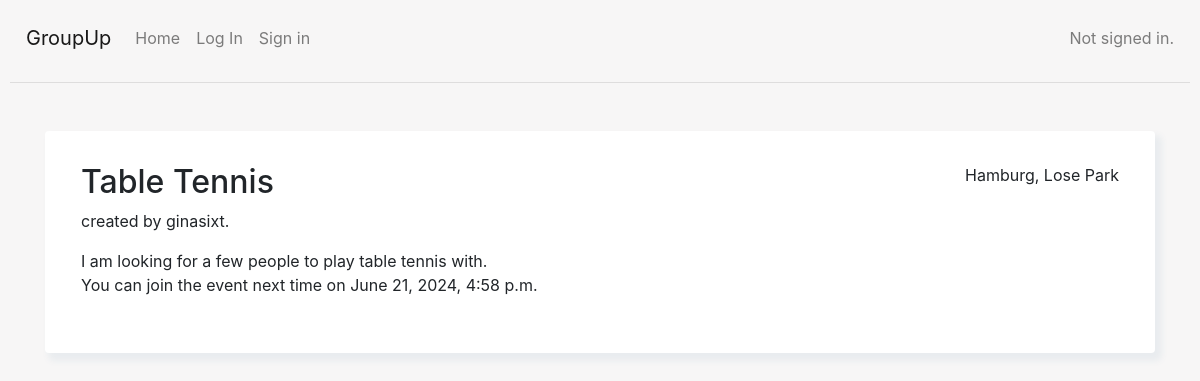
Page /group_detail/1/ on the earlier database version.
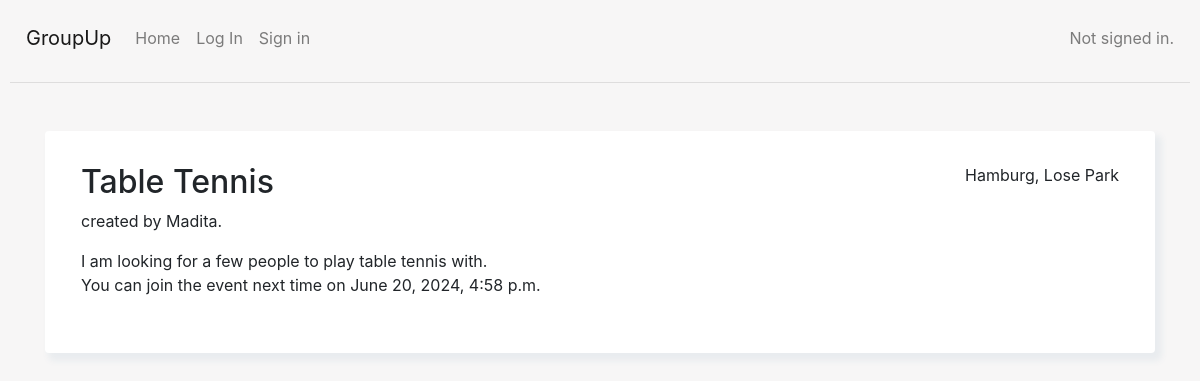
Same page on the later database version.
### capstone/models.py (models this page shows, shortened)
class Group(models.Model):
    name = models.CharField(max_length=200)
    description = models.CharField(max_length=200)
    location = models.CharField(max_length=200)
    activity = models.ForeignKey(Activity, on_delete=models.CASCADE, default=None)
    time_and_date = models.DateTimeField(default=None)
    users = models.ManyToManyField(User)
    creator = models.ForeignKey(User, on_delete=models.CASCADE, default=None, related_name='creator')
    recurring = models.BooleanField(default=False)

### capstone/views.py (the view, shortened to what this page needs)
# urls.py: path("group_detail/<int:group_id>/", views.group_detail, name="group_detail"),
def group_detail(request, group_id):
    group = Group.objects.get(id=group_id)
    if (group.time_and_date >= timezone.now()):
        next_event_date = group.time_and_date
    else:
        next_event_date = None
    return render(request, 'capstone/group_detail.html', {'group': group, 'next_event_date': next_event_date,})

### capstone/templates/capstone/group_detail.html (shortened to what this page needs)
{% extends "capstone/layout.html" %}
{% block body %}
{% load static %}
<div class="container mt-5">
    <div class="card p-3 mt-2">
        <div class="untereBox">
        <div class="d-flex justify-content-between">
            <h2>{{ group.name }}</h2>
            <p>{{ group.location }}</p>
        </div>
        <p>created by {{ group.creator }}.</p>
        {{ group.description }}
        <br>
        {% if next_event_date is not null %}
        You can join the event next time on {{ next_event_date }}
        {% elif next_event_date is null %}
        There are no group events upcoming, the last event was on {{ group.time_and_date }}, <br/>
        wait till the creator is updating the dates or <a href="{% url 'create_group' %}">create your own group</a>.
        {% endif %}
        <br>
        <br>
        </div>
    </div>
</div>
{% endblock %}

Differences in the rows shown:
changed Group "Table Tennis": creator "ginasixt" → "Madita"; time_and_date "June 21, 2024, 4:58 p.m." → "June 20, 2024, 4:58 p.m."
